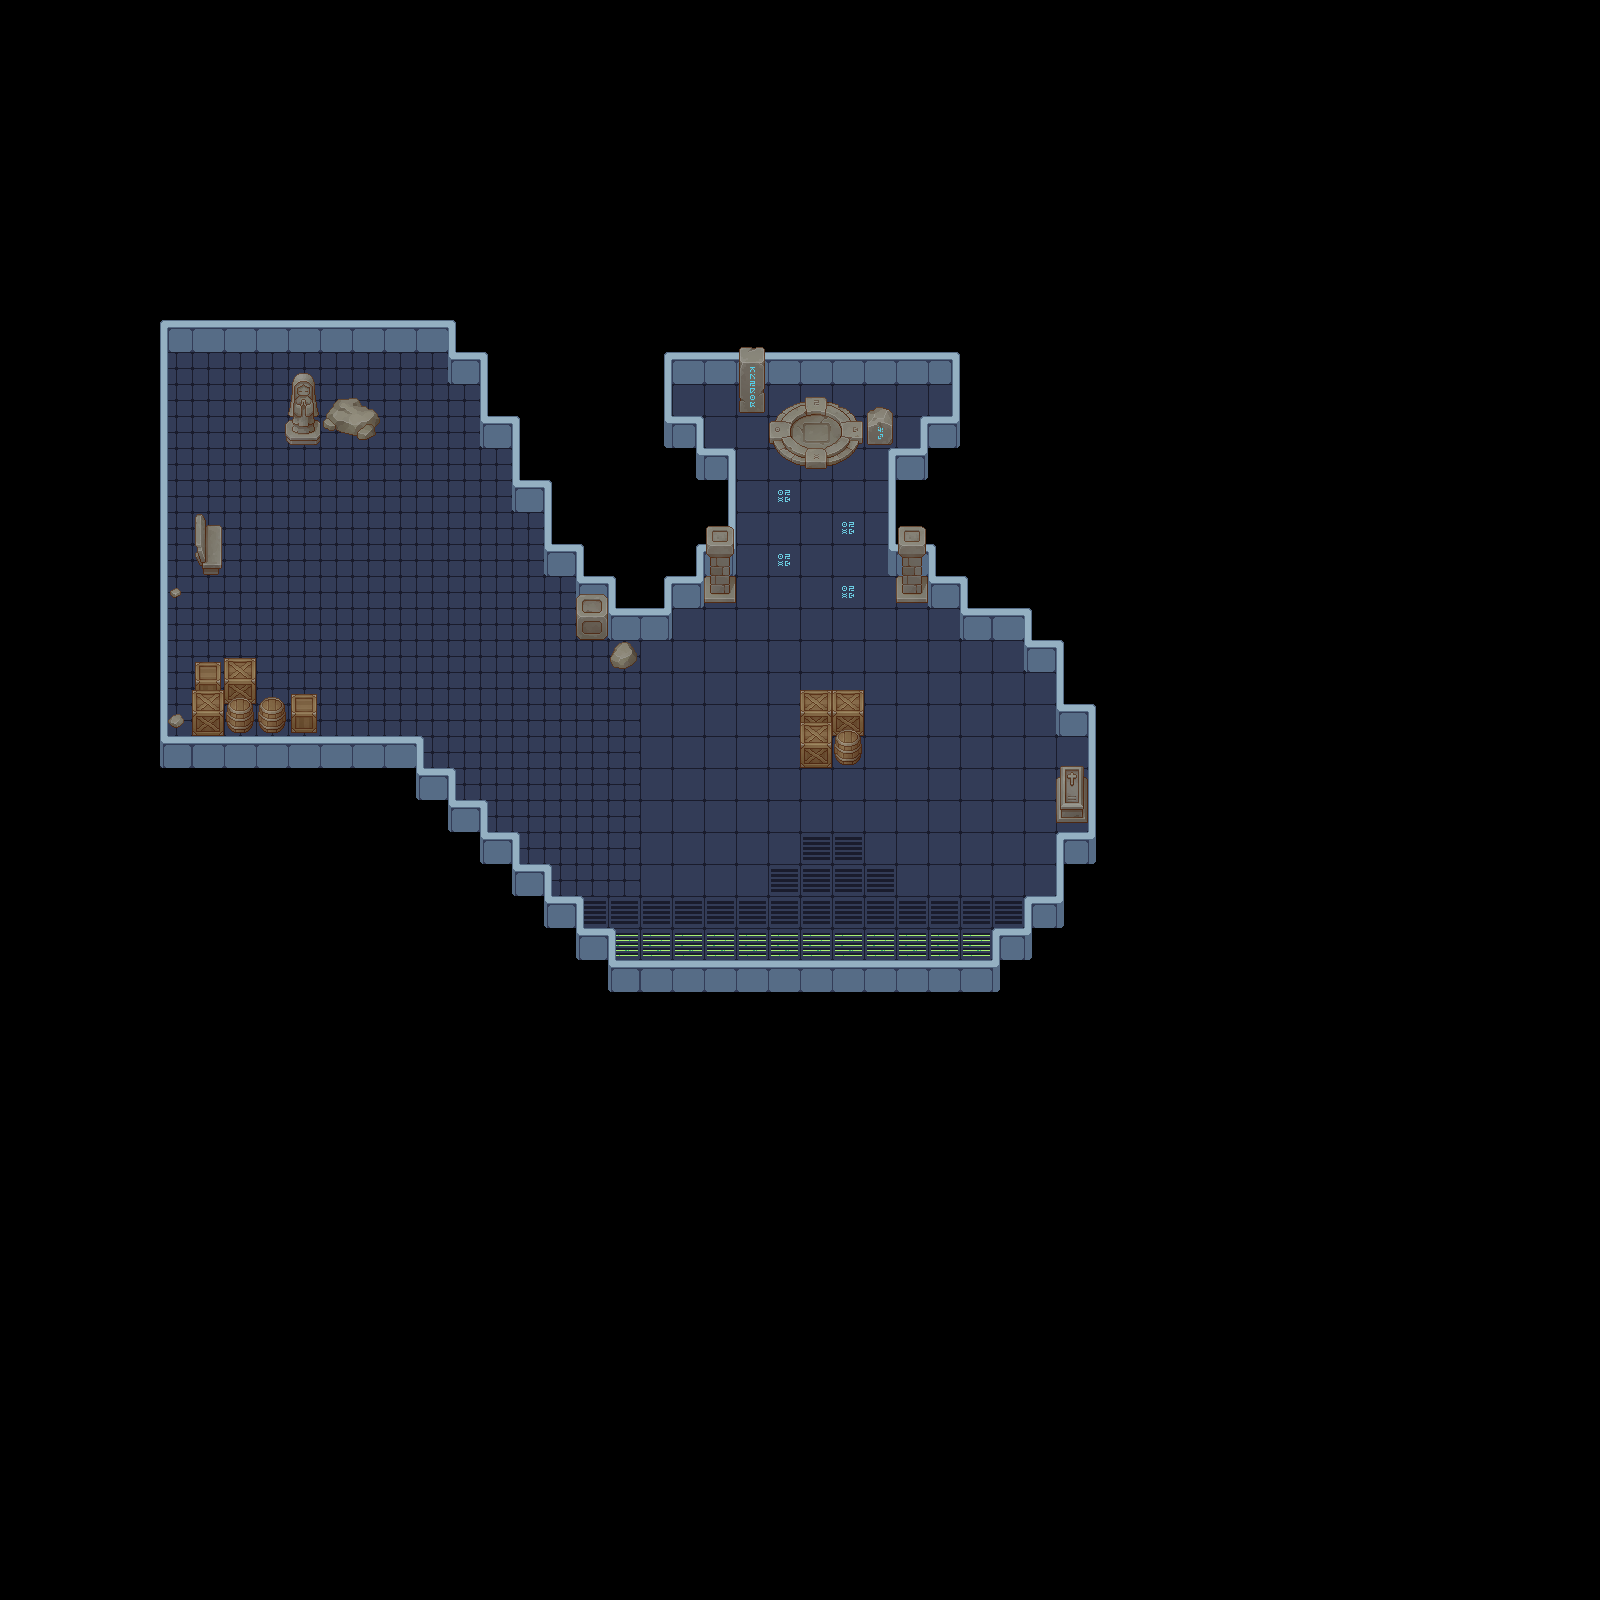

The image is a tile-based game level rendered from a .tmx file. Its description and source (layers, tilesets, objects; grid data summarised) follow:
An orthogonal 50x50 tile map with 32x32 px tiles, 6 tile layers (background, walls, wall stickers, props, ...), 2 tilesets and 50 objects (45x collision, player, paul, portal_home, spawn_home, ...).

<map version="1.9" tiledversion="1.9.2" orientation="orthogonal" renderorder="right-down" width="50" height="50" tilewidth="32" tileheight="32" infinite="0" nextlayerid="10" nextobjectid="66">
 <tileset firstgid="1" source="tech.tsx" />
 <tileset firstgid="852" source="TX Props.tsx" />
 <layer id="1" name="background" width="50" height="50">
  <data>[2500 cells, 382 non-empty, 4 distinct tile ids]</data>
 </layer>
 <layer id="2" name="walls" width="50" height="50">
  <data>[2500 cells, 122 non-empty, 17 distinct tile ids]</data>
 </layer>
 <objectgroup id="5" name="Objects">
  <object id="1" name="collision" x="160" y="320" width="288" height="32" />
  <object id="2" name="collision" x="448" y="320" width="32" height="64" />
  <object id="3" name="collision" x="480" y="352" width="32" height="96" />
  <object id="4" name="collision" x="512" y="416" width="32" height="96" />
  <object id="5" name="collision" x="544" y="480" width="32" height="96" />
  <object id="6" name="collision" x="576" y="544" width="32" height="96" />
  <object id="8" name="collision" x="608" y="608" width="32" height="64" />
  <object id="9" name="collision" x="640" y="576" width="32" height="64" />
  <object id="10" name="collision" x="672" y="576" width="64" height="32" />
  <object id="11" name="collision" x="704" y="448" width="32" height="128" />
  <object id="12" name="collision" x="672" y="416" width="32" height="64" />
  <object id="13" name="collision" x="640" y="352" width="32" height="96" />
  <object id="14" name="collision" x="672" y="352" width="288" height="32" />
  <object id="15" name="collision" x="736" y="384" width="32" height="32" />
  <object id="16" name="collision" x="864" y="416" width="32" height="32" />
  <object id="17" name="collision" x="951" y="382.667" width="10" height="34.3333" />
  <object id="18" name="collision" x="919.667" y="416" width="40.3333" height="33" />
  <object id="19" name="collision" x="887.333" y="448" width="40.6667" height="34" />
  <object id="20" name="collision" x="887.333" y="479.333" width="9.66667" height="98.6667" />
  <object id="21" name="collision" x="896" y="544" width="96" height="64" />
  <object id="22" name="collision" x="960" y="608" width="96" height="32" />
  <object id="23" name="collision" x="1024" y="640" width="64" height="32" />
  <object id="24" name="collision" x="1056" y="672" width="32" height="64" />
  <object id="25" name="collision" x="1088" y="704" width="32" height="160" />
  <object id="26" name="collision" x="1056" y="768" width="32" height="160" />
  <object id="27" name="collision" x="1024" y="896" width="32" height="64" />
  <object id="28" name="collision" x="992" y="928" width="32" height="64" />
  <object id="30" name="collision" x="608" y="960" width="384" height="32" />
  <object id="32" name="collision" x="574.5" y="927.5" width="41.5" height="32.5" />
  <object id="33" name="collision" x="543.25" y="895.5" width="40.75" height="32" />
  <object id="34" name="collision" x="511.25" y="863" width="41" height="32.25" />
  <object id="35" name="collision" x="479" y="831.25" width="41.5" height="32" />
  <object id="37" name="collision" x="447" y="799.5" width="42.5" height="32.25" />
  <object id="38" name="collision" x="415.5" y="767.25" width="41.25" height="33.25" />
  <object id="39" name="collision" x="160" y="736" width="256" height="32" />
  <object id="40" name="collision" x="410.25" y="735.75" width="15.5" height="33.25" />
  <object id="44" name="collision" x="158" y="349" width="12" height="390" />
  <object id="50" name="collision" x="256" y="704" width="64" height="32" />
  <object id="51" name="collision" x="192" y="672" width="64" height="64" />
  <object id="52" name="collision" x="168.25" y="710.5" width="17.25" height="19.75" />
  <object id="53" name="collision" x="169" y="587" width="13.75" height="11.25" />
  <object id="54" name="collision" x="192" y="512" width="32" height="64" />
  <object id="57" name="collision" x="280.364" y="415.455" width="46.3636" height="31.0909" />
  <object id="58" name="collision" x="322.364" y="397.273" width="60.9091" height="42.3636" />
  <object id="59" name="collision" x="800" y="704" width="64" height="64" />
  <object id="60" name="player" x="439.833" y="580.5">
   <point />
  </object>
  <object id="61" name="paul" x="301" y="512">
   <point />
  </object>
  <object id="62" name="portal_home" x="800" y="416" width="32" height="32" />
  <object id="65" name="spawn_home" x="815" y="523">
   <point />
  </object>
 </objectgroup>
 <objectgroup id="6" name="room" visible="0">
  <object id="63" name="room" x="128" y="288" width="1024" height="736" />
 </objectgroup>
 <layer id="8" name="wall stickers" width="50" height="50">
  <data>[2500 cells, 0 non-empty, 0 distinct tile ids]</data>
 </layer>
 <layer id="3" name="props" width="50" height="50">
  <data>[2500 cells, 54 non-empty, 44 distinct tile ids]</data>
 </layer>
 <layer id="4" name="props2" width="50" height="50">
  <data>[2500 cells, 15 non-empty, 9 distinct tile ids]</data>
 </layer>
 <layer id="9" name="props3" width="50" height="50">
  <data>[2500 cells, 0 non-empty, 0 distinct tile ids]</data>
 </layer>
</map>
